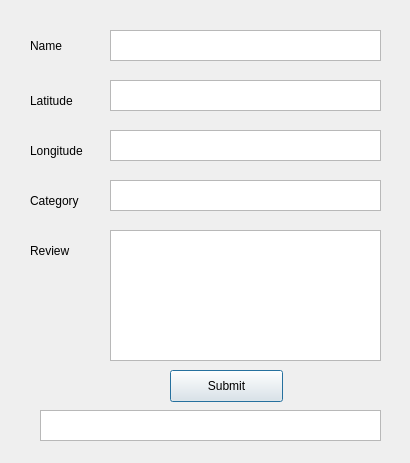
<?xml version="1.0" encoding="UTF-8"?>
<ui version="4.0">
 <class>Form</class>
 <widget class="QDialog" name="Form">
  <property name="geometry">
   <rect>
    <x>0</x>
    <y>0</y>
    <width>410</width>
    <height>463</height>
   </rect>
  </property>
  <property name="windowTitle">
   <string>Dialog</string>
  </property>
  <widget class="QPushButton" name="Submit">
   <property name="geometry">
    <rect>
     <x>170</x>
     <y>370</y>
     <width>113</width>
     <height>32</height>
    </rect>
   </property>
   <property name="text">
    <string>Submit</string>
   </property>
  </widget>
  <widget class="QLabel" name="label">
   <property name="geometry">
    <rect>
     <x>30</x>
     <y>35</y>
     <width>61</width>
     <height>21</height>
    </rect>
   </property>
   <property name="text">
    <string>Name</string>
   </property>
  </widget>
  <widget class="QLabel" name="label_2">
   <property name="geometry">
    <rect>
     <x>30</x>
     <y>90</y>
     <width>61</width>
     <height>21</height>
    </rect>
   </property>
   <property name="text">
    <string>Latitude</string>
   </property>
  </widget>
  <widget class="QLabel" name="label_3">
   <property name="geometry">
    <rect>
     <x>30</x>
     <y>140</y>
     <width>61</width>
     <height>21</height>
    </rect>
   </property>
   <property name="text">
    <string>Longitude</string>
   </property>
  </widget>
  <widget class="QLabel" name="label_4">
   <property name="geometry">
    <rect>
     <x>30</x>
     <y>190</y>
     <width>61</width>
     <height>21</height>
    </rect>
   </property>
   <property name="text">
    <string>Category</string>
   </property>
  </widget>
  <widget class="QLabel" name="label_5">
   <property name="geometry">
    <rect>
     <x>30</x>
     <y>240</y>
     <width>61</width>
     <height>21</height>
    </rect>
   </property>
   <property name="text">
    <string>Review</string>
   </property>
  </widget>
  <widget class="QTextEdit" name="Name">
   <property name="geometry">
    <rect>
     <x>110</x>
     <y>30</y>
     <width>271</width>
     <height>31</height>
    </rect>
   </property>
  </widget>
  <widget class="QTextEdit" name="Latitude">
   <property name="geometry">
    <rect>
     <x>110</x>
     <y>80</y>
     <width>271</width>
     <height>31</height>
    </rect>
   </property>
  </widget>
  <widget class="QTextEdit" name="Longitude">
   <property name="geometry">
    <rect>
     <x>110</x>
     <y>130</y>
     <width>271</width>
     <height>31</height>
    </rect>
   </property>
  </widget>
  <widget class="QTextEdit" name="Category">
   <property name="geometry">
    <rect>
     <x>110</x>
     <y>180</y>
     <width>271</width>
     <height>31</height>
    </rect>
   </property>
  </widget>
  <widget class="QTextEdit" name="Review">
   <property name="geometry">
    <rect>
     <x>110</x>
     <y>230</y>
     <width>271</width>
     <height>131</height>
    </rect>
   </property>
  </widget>
  <widget class="QPlainTextEdit" name="Error">
   <property name="geometry">
    <rect>
     <x>40</x>
     <y>410</y>
     <width>341</width>
     <height>31</height>
    </rect>
   </property>
  </widget>
 </widget>
 <resources/>
 <connections/>
</ui>
